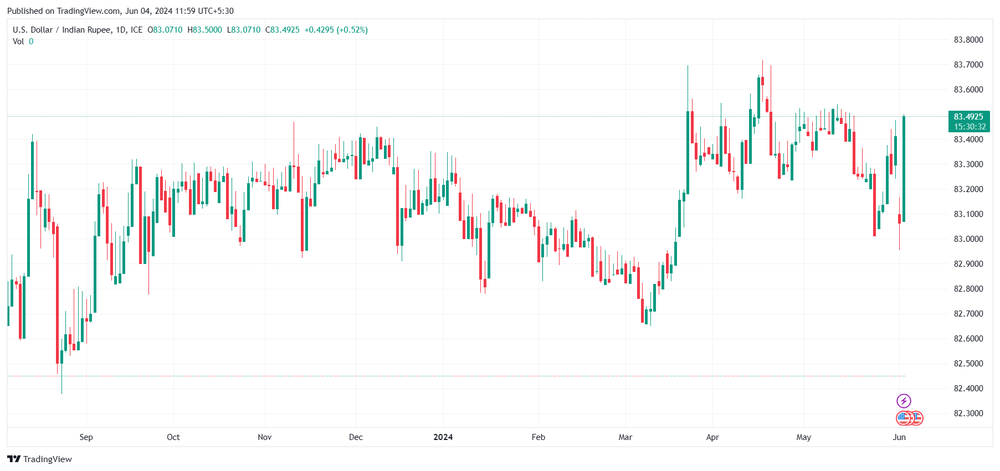
#> input picture image.png, 1000 x 471 px, shrunk from 1805 x 851 before the run, found by its file name
$ python sum.py
#> lines starting #> are read from the running program, lines starting #| are printed output that depends on the picture
import os
import glob

# Path to the directory containing images
image_dir = r"C:\Users\K Saran\Downloads\project python\image.png"

# List all files in the directory


# Use glob to find all PNG images in the directory
image_paths = glob.glob(os.path.join(image_dir, "*.png"))
print("Image paths found:", image_paths)

import pytesseract

# Set the path to the Tesseract executable
pytesseract.pytesseract.tesseract_cmd = r"C:\Program Files\Tesseract-OCR\tesseract.exe"


import cv2
import pytesseract
import pandas as pd
import numpy as np
from sklearn.linear_model import LinearRegression
import matplotlib.pyplot as plt
from PIL import Image
import os

# Ensure Tesseract is configured correctly
pytesseract.pytesseract.tesseract_cmd = r"C:\Program Files\Tesseract-OCR\tesseract.exe"

# Function to extract data from image
def extract_data_from_image(image_path):
    img = cv2.imread(image_path)
#> img is the input picture: shape (471, 1000, 3); mean B, G, R 248.3, 248.5, 248.3
    gray = cv2.cvtColor(img, cv2.COLOR_BGR2GRAY)
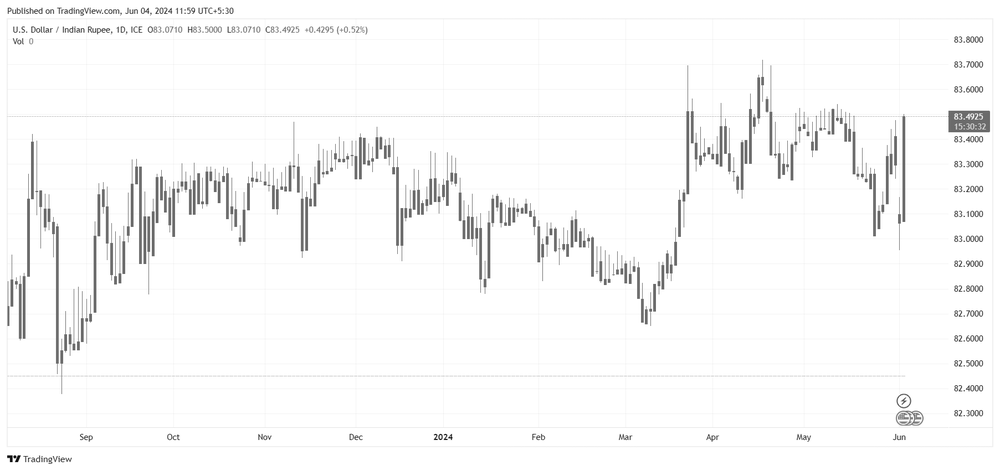
#> gray: shape (471, 1000); min 0, max 255, mean 248.4
#> (the run stopped early here; a loop or call above may not have finished)
